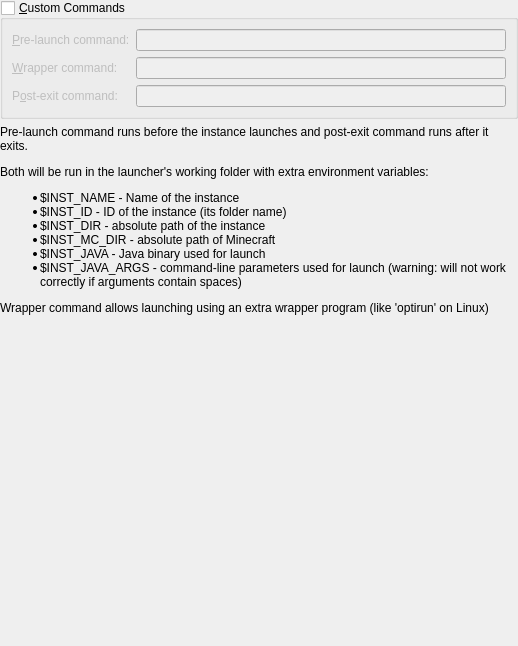
<?xml version="1.0" encoding="UTF-8"?>
<ui version="4.0">
 <class>CustomCommands</class>
 <widget class="QWidget" name="CustomCommands">
  <property name="geometry">
   <rect>
    <x>0</x>
    <y>0</y>
    <width>518</width>
    <height>646</height>
   </rect>
  </property>
  <layout class="QVBoxLayout" name="verticalLayout">
   <property name="leftMargin">
    <number>0</number>
   </property>
   <property name="topMargin">
    <number>0</number>
   </property>
   <property name="rightMargin">
    <number>0</number>
   </property>
   <property name="bottomMargin">
    <number>0</number>
   </property>
   <item>
    <widget class="QGroupBox" name="customCommandsGroupBox">
     <property name="enabled">
      <bool>true</bool>
     </property>
     <property name="title">
      <string>&amp;Custom Commands</string>
     </property>
     <property name="checkable">
      <bool>true</bool>
     </property>
     <property name="checked">
      <bool>false</bool>
     </property>
     <layout class="QGridLayout" name="gridLayout_4">
      <item row="0" column="0">
       <widget class="QLabel" name="labelPreLaunchCmd">
        <property name="text">
         <string>&amp;Pre-launch command:</string>
        </property>
        <property name="buddy">
         <cstring>preLaunchCmdTextBox</cstring>
        </property>
       </widget>
      </item>
      <item row="0" column="1">
       <widget class="QLineEdit" name="preLaunchCmdTextBox"/>
      </item>
      <item row="1" column="0">
       <widget class="QLabel" name="labelWrapperCmd">
        <property name="text">
         <string>&amp;Wrapper command:</string>
        </property>
        <property name="buddy">
         <cstring>wrapperCmdTextBox</cstring>
        </property>
       </widget>
      </item>
      <item row="1" column="1">
       <widget class="QLineEdit" name="wrapperCmdTextBox"/>
      </item>
      <item row="2" column="0">
       <widget class="QLabel" name="labelPostExitCmd">
        <property name="text">
         <string>P&amp;ost-exit command:</string>
        </property>
        <property name="buddy">
         <cstring>postExitCmdTextBox</cstring>
        </property>
       </widget>
      </item>
      <item row="2" column="1">
       <widget class="QLineEdit" name="postExitCmdTextBox"/>
      </item>
     </layout>
    </widget>
   </item>
   <item>
    <widget class="QLabel" name="labelCustomCmdsDescription">
     <property name="text">
      <string>&lt;html&gt;&lt;head/&gt;&lt;body&gt;&lt;p&gt;Pre-launch command runs before the instance launches and post-exit command runs after it exits.&lt;/p&gt;&lt;p&gt;Both will be run in the launcher's working folder with extra environment variables:&lt;/p&gt;&lt;ul&gt;&lt;li&gt;$INST_NAME - Name of the instance&lt;/li&gt;&lt;li&gt;$INST_ID - ID of the instance (its folder name)&lt;/li&gt;&lt;li&gt;$INST_DIR - absolute path of the instance&lt;/li&gt;&lt;li&gt;$INST_MC_DIR - absolute path of Minecraft&lt;/li&gt;&lt;li&gt;$INST_JAVA - Java binary used for launch&lt;/li&gt;&lt;li&gt;$INST_JAVA_ARGS - command-line parameters used for launch (warning: will not work correctly if arguments contain spaces)&lt;/li&gt;&lt;/ul&gt;&lt;p&gt;Wrapper command allows launching using an extra wrapper program (like 'optirun' on Linux)&lt;/p&gt;&lt;/body&gt;&lt;/html&gt;</string>
     </property>
     <property name="alignment">
      <set>Qt::AlignLeading|Qt::AlignLeft|Qt::AlignTop</set>
     </property>
     <property name="wordWrap">
      <bool>true</bool>
     </property>
     <property name="textInteractionFlags">
      <set>Qt::LinksAccessibleByMouse|Qt::TextSelectableByMouse</set>
     </property>
    </widget>
   </item>
   <item>
    <spacer name="verticalSpacer">
     <property name="orientation">
      <enum>Qt::Vertical</enum>
     </property>
     <property name="sizeHint" stdset="0">
      <size>
       <width>20</width>
       <height>40</height>
      </size>
     </property>
    </spacer>
   </item>
  </layout>
 </widget>
 <resources/>
 <connections/>
</ui>
